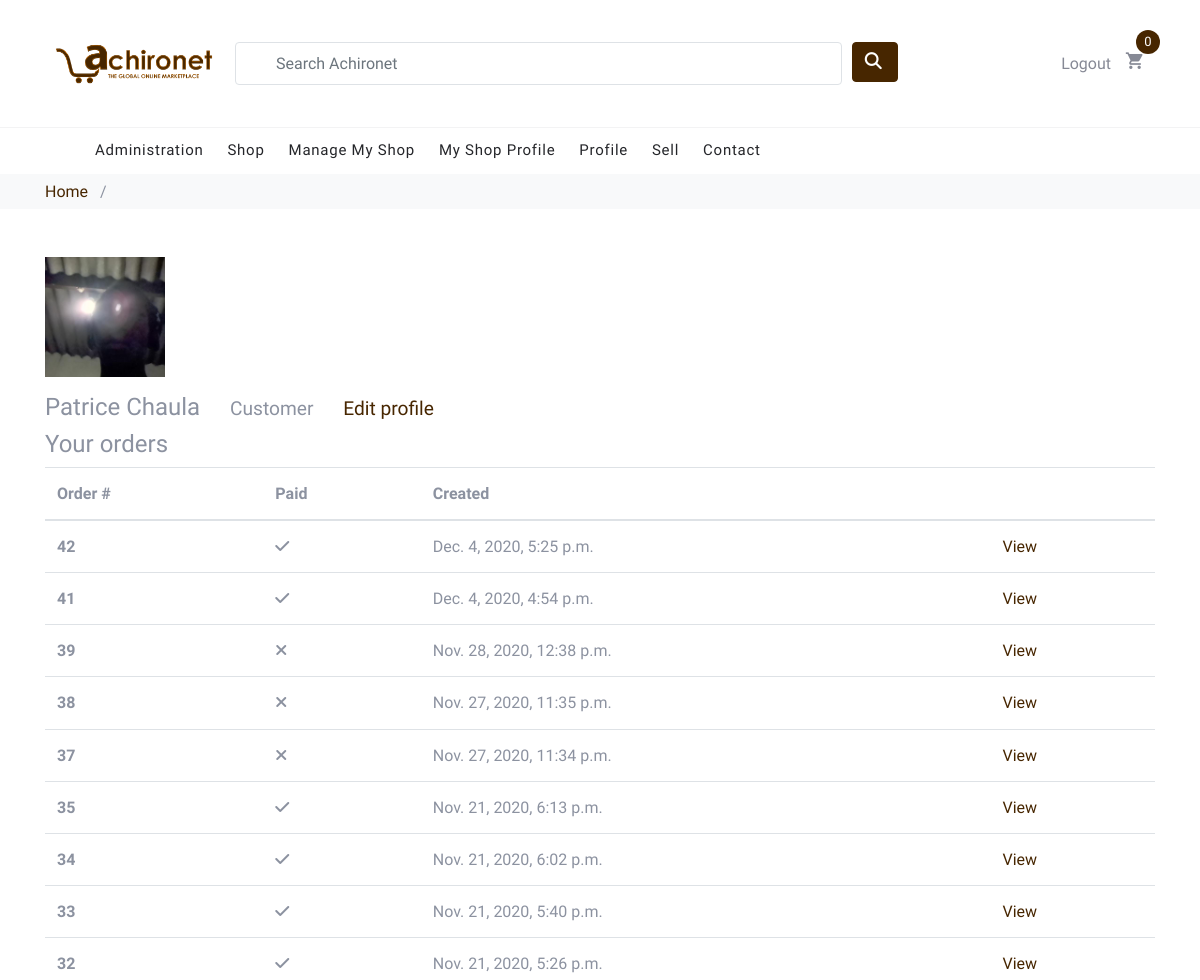
The page /users/profile/7/ (signed in, upper part) on the database as committed earlier.
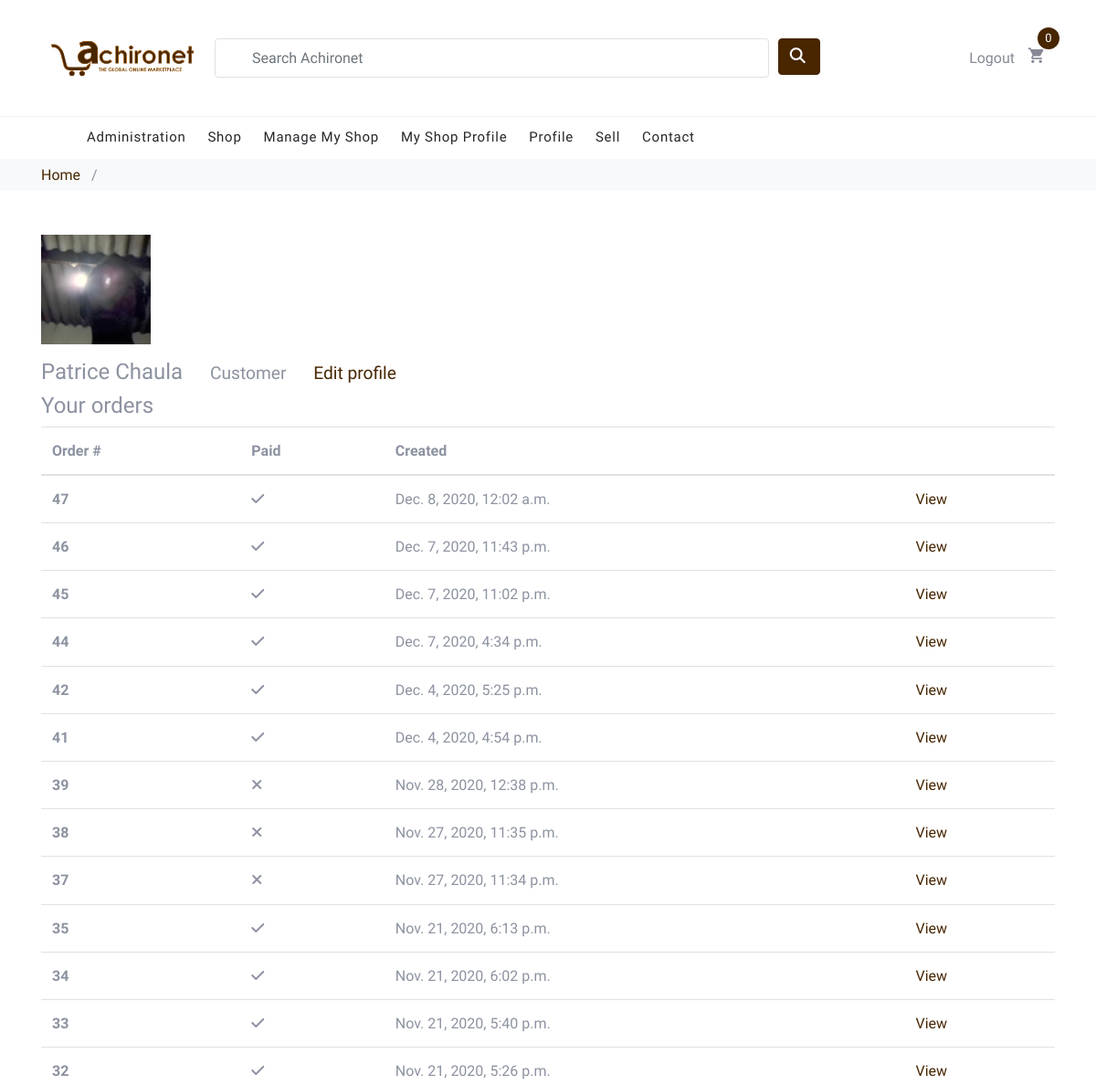
The same page on the database as committed later.
### order/models.py (models this page shows, shortened)
class Order(models.Model):
    created = models.DateTimeField(auto_now_add=True)
    updated = models.DateTimeField(auto_now=True)
    name = models.CharField(max_length=90)
    paid = models.BooleanField(default=False)
    profile = models.ForeignKey(
        Profile, related_name='orders', on_delete=models.SET_NULL, blank=True, null=True)
    seller = models.ManyToManyField(SellerProfile, related_name='customer_orders', blank=True)
    payment = models.ForeignKey('Payment', on_delete=models.SET_NULL, blank=True, null=True)
    shipped = models.BooleanField(default=False)
    delivered = models.BooleanField(default=False)
    class Meta:
        ordering = ('-created',)

### users/views.py (the view)
# urls.py: path("profile/<pk>/", views.ProfileView.as_view(), name="profile"),
class ProfileView(DetailView):
    model = Profile
    template_name = "users/profile.html"
    def get_context_data(self, **kwargs):
        context = super().get_context_data(**kwargs)
        context['orders'] = self.object.orders.all()
        return context

### users/templates/users/profile.html (shortened to what this page needs)
{% extends "./base.html" %}
{% load static %}
{% load crispy_forms_tags %}
{% block content %}
<div class="container">
    <div class="row py-5">
        <div class="col-xs-12 col-sm-12">
            <div class="panel panel-default">
                <div class="panel-body">
                    <div class="profile__avatar img-fluid">
                        <figure class="block-4-image">
                            <img src="{{ object.profile_picture.file.url }}" alt="Profile picture" class="img-fluid product-img">
                        </figure>
                    </div>
                    <div class="profile__header">
                        <h4>{{object.firstname}} {{object.lastname}} &nbsp; &nbsp;
                            <small>Customer</small> &nbsp; &nbsp;
                            {% if request.user.profile.pk == object.pk %}
                            <small>
                                <a href="{% url 'users:edit-profile' request.user.profile.pk %}" class="card-link">
                                  Edit profile
                                </a>
                            </small>
                            {% endif %}
                        </h4>
                    </div>
                </div>
            </div>
            {% if request.user.profile.pk == object.pk %}
            <div class="panel panel-default">
                <div class="panel-heading">
                    <h4 class="panel-title">Your orders</h4>
                </div>
                <div class="panel-body">
                   {% if orders %}
                   <div class="table-responsive">
                    <table class="table">
                        <thead>
                            <tr>
                            <th scope="col">Order #</th>
                            <th scope="col">Paid</th>
                            <th scope="col">Created</th>
                            <th>&nbsp;</th>
                            </tr>
                        </thead>
                        <tbody>
                        {% for order in orders %}
                            <tr>
                            <th scope="row">{{order.id}}</th>
                            <td>
                              {% if order.paid %}
                                <i class="fas fa-check"></i>
                              {% else %}
                                <i class="fas fa-times"></i>
                              {% endif %}
                            </td>
                            <td>{{order.created}}</td>
                            <td>
                              <a href="{% url 'order:order_view' order.id %}">View</a>
                            </td>
                            </tr>
                        {% endfor %}
                        </tbody>
                     </table>
                     </div>
                    {% else %}
                      <p>You haven't made  any purchases</p>
                    {% endif %}
                </div>
            </div>
            {% endif %}
        </div>
    </div>
</div>
{% endblock %}

Rows that differ between the two databases and show on the page:
added Order: id "47", paid True (drawn), created "Dec. 8, 2020, 12:02 a.m."
added Order: id "46", paid True (drawn), created "Dec. 7, 2020, 11:43 p.m."
added Order: id "45", paid True (drawn), created "Dec. 7, 2020, 11:02 p.m."
added Order: id "44", paid True (drawn), created "Dec. 7, 2020, 4:34 p.m."
